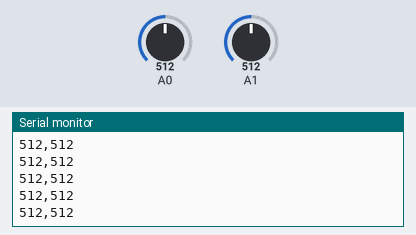
Recording of a sketch running on a simulated Arduino Uno, built with avr-gcc and run on an emulated ATmega328P. On the bench: the last lines printed to the serial monitor. Inputs (shaded band) come from the test bench; at power-on: A0 = 512, A1 = 512.

Above: at 1.2 s.
1.3 s: A0 set to 992
At 2.4 s:
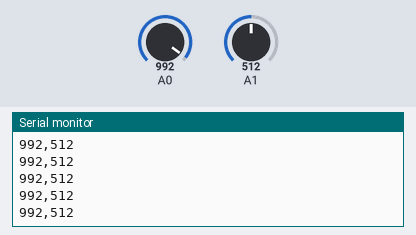
2.8 s: A0 set to 1018
At 3.4 s:
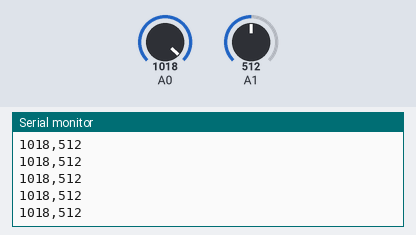
Timing chart, 0 to 5.8 s (numbered marks = the images above; inputs shaded):
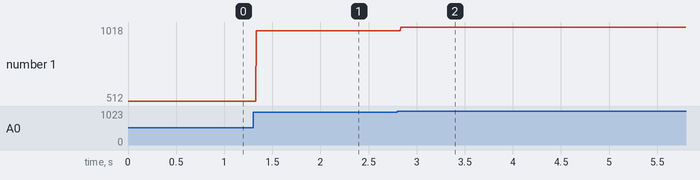

The sketch:

bluetooth.ino
```cpp
void setup() {
// Ojo!! Cada placa bluetooth puede usar distintas velocidades de conexión:
//  BT-Zum usa 19200
//  Las placas de bluetooth normales 9600
Serial.begin(19200); //Configurado para BT-Zum

}


void loop() {
  // Leemos los valores
  int iValorA0=analogRead(A0);
  int iValorA1=analogRead(A1);

  Serial.print(iValorA0);
  Serial.print(",");
  Serial.println(iValorA1);
}
```

Measured:
- after the input at 1.3 s, the serial monitor: prints a new line at once (image 1)
- after the input at 2.8 s, the serial monitor: prints a new line at once (image 2)
- plotted number 1: 512 → 992 after the input at 1.3 s, 992 → 1018 after the input at 2.8 s
